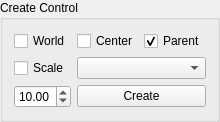
        <widget class="QGroupBox" name="CreateControl_grp">
         <property name="title">
          <string>Create Control</string>
         </property>
         <layout class="QGridLayout" name="gridLayout">
          <item row="0" column="0">
           <widget class="QCheckBox" name="cc_world_check">
            <property name="text">
             <string>World</string>
            </property>
           </widget>
          </item>
          <item row="0" column="1">
           <widget class="QCheckBox" name="cc_center_check">
            <property name="text">
             <string>Center</string>
            </property>
           </widget>
          </item>
          <item row="0" column="2">
           <widget class="QCheckBox" name="cc_parent_check">
            <property name="text">
             <string>Parent</string>
            </property>
            <property name="checked">
             <bool>true</bool>
            </property>
           </widget>
          </item>
          <item row="1" column="0">
           <widget class="QCheckBox" name="cc_scale_check">
            <property name="text">
             <string>Scale</string>
            </property>
           </widget>
          </item>
          <item row="1" column="1" colspan="2">
           <widget class="QComboBox" name="cc_clist_cb"/>
          </item>
          <item row="4" column="0">
           <widget class="QDoubleSpinBox" name="cc_size_dsb">
            <property name="value">
             <double>10.000000000000000</double>
            </property>
           </widget>
          </item>
          <item row="4" column="1" colspan="2">
           <widget class="QPushButton" name="cc_create_btn">
            <property name="text">
             <string>Create</string>
            </property>
           </widget>
          </item>
         </layout>
        </widget>
